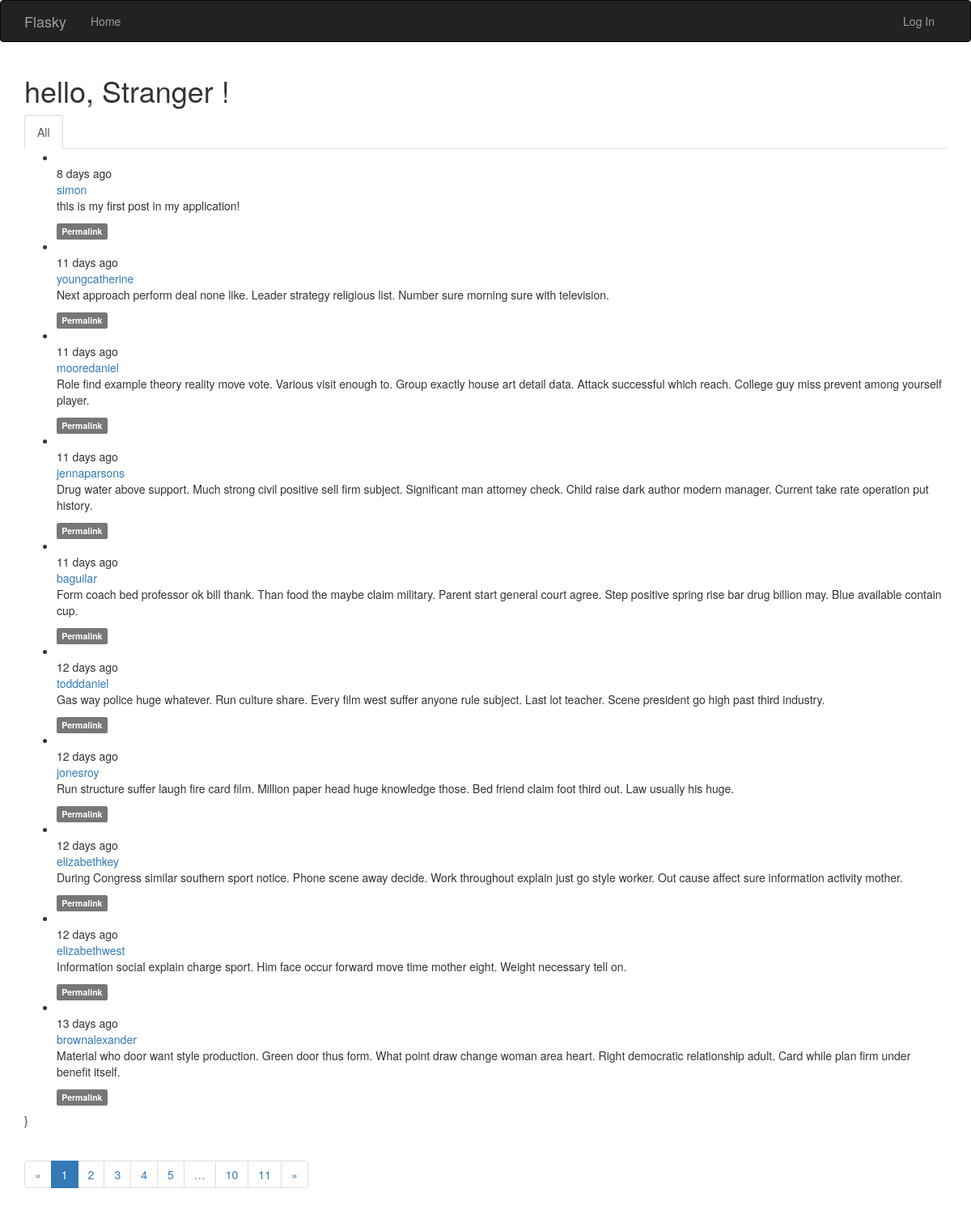
Before: / with the older database file.
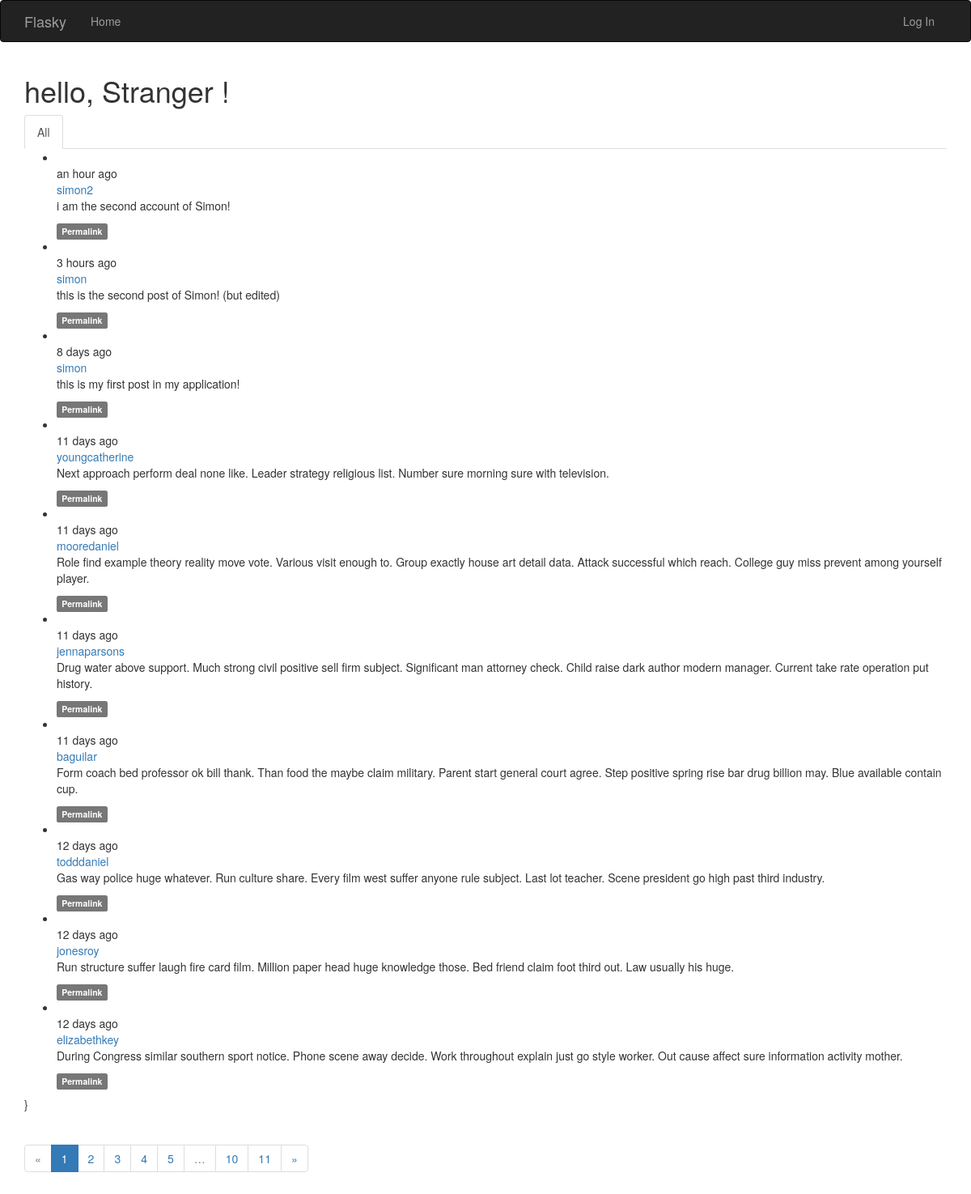
After: the same page with the newer database file.
### app/models.py (models this page shows, shortened)
class Post(db.Model):
    __tablename__ = 'post'
    id = db.Column(db.Integer, primary_key=True)
    body = db.Column(db.Text)
    body_html = db.Column(db.Text)
    timestamp = db.Column(db.DateTime, index=True, default=datetime.utcnow)
    author_id = db.Column(db.Integer, db.ForeignKey('users.id'))

class User(UserMixin, db.Model):
    __tablename__ = 'users'
    id = db.Column(db.Integer, primary_key=True)
    email = db.Column(db.String(64), unique=True, index=True)
    password_hash = db.Column(db.String(128))
    username = db.Column(db.String(64), unique=True, index=True)
    role_id = db.Column(db.Integer, db.ForeignKey('roles.id'))
    confirmed = db.Column(db.Boolean, default=False)
    name = db.Column(db.String(64))
    location = db.Column(db.String(64))
    about_me = db.Column(db.Text())
    member_since = db.Column(db.DateTime(), default=datetime.utcnow)
    last_seen = db.Column(db.DateTime(), default=datetime.utcnow)
    posts = db.relationship('Post', backref='author', lazy='dynamic')
    followed = db.relationship('Follow', foreign_keys=[Follow.follower_id],
                               backref=db.backref('follower', lazy='joined'),
                               lazy='dynamic', cascade='all, delete-orphan')
    followers = db.relationship('Follow', foreign_keys=[Follow.followed_id],
                                backref=db.backref('followed', lazy='joined'),
                                lazy='dynamic', cascade='all, delete-orphan')
    @property
    def password(self):
        raise AttributeError('Password is not a readable attribute!')

### app/main/views.py (the view)
@main.route('/', methods=['GET', 'POST'])
def index():
    form = PostForm()
    if current_user.can(Permission.WRITE) and form.validate_on_submit():
        post = Post(body=form.body.data, author=current_user._get_current_object())
        db.session.add(post)
        db.session.commit()
        return redirect(url_for('.index'))
    page = request.args.get('page', 1, type=int)
    show_followed = False
    if current_user.is_authenticated:
        show_followed = bool(request.cookies.get('show_followed', ''))
    if show_followed:
        query = current_user.followed_posts
    else:
        query = Post.query
    pagination = query.order_by(Post.timestamp.desc()).paginate(
        page, per_page=current_app.config['FLASK_POSTS_PER_PAGE'], error_out=False)
    posts = pagination.items
    return render_template('index.html', form=form, posts=posts, show_followed=show_followed, pagination=pagination)

### app/auth/views.py (called while the page is built)
@auth.before_app_request
def before_request():
    if current_user.is_authenticated:
        current_user.ping()
        if not current_user.confirmed \
                and request.blueprint != 'auth' \
                and request.endpoint != 'static':
            return redirect(url_for('auth.unconfirmed'))

### app/main/__init__.py (called while the page is built)
@main.app_context_processor
def inject_permission():
    return dict(Permission=Permission)

### app/models.py (called while the page is built)
    def can(self, permission):
        return False

    def is_administrator(self):
        return False

### app/templates/index.html (shortened to what this page needs)
{% extends 'base.html' %}
{% import 'bootstrap/wtf.html' as wtf %}
{% import '_macro.html' as macro %}
{% block navbar %}
{{ super() }}
{% endblock %}
{% block page_content %}
<div>
    <h1>hello,
        {% if current_user.is_authenticated %}
        {{ current_user.username }}
        {% else %}
        Stranger
        {% endif %}!
    </h1>
</div>
<div class="post-tabs">
    <ul class="nav nav-tabs">
        <li{% if not show_followed %} class="active"{% endif %}><a href="{{ url_for('.show_all') }}">All</a></li>
    </ul>
    {% include '_posts.html' %}}
</div>
<div class="pagination">
        {{ macro.pagination_widget(pagination, '.index') }}
    </div>
{% endblock %}

### app/templates/base.html (shortened to what this page needs)
{% extends 'bootstrap/base.html' %}
{% block navbar %}
<div class="navbar navbar-inverse" role="navigation">
    <div class="container">
        <div class="navbar-header">
            <a class="navbar-brand" href="/">Flasky</a>
        </div>
        <div class="navbar-collapse collapse">
            <ul class="nav navbar-nav">
                <li>
                    <a href="/">Home</a>
                </li>
            </ul>
            <ul class="nav navbar-nav navbar-right">
                {% if current_user.is_authenticated %}
                <li>
                    <a href="{{ url_for('auth.logout') }}">Log Out</a>
                </li>
                {% else %}
                <li>
                    <a href="{{ url_for('auth.login') }}">Log In</a>
                </li>
                {% endif %}
            </ul>
        </div>
    </div>
</div>
{% endblock %}
{% block content %}
<div class="container">
    {% block page_content %}{% endblock %}
</div>
{% endblock %}

### app/templates/_macro.html
{% macro pagination_widget(pagination, endpoint, fragment='') %}
<ul class="pagination">
    <li{% if not pagination.has_prev %} class="disabled"{% endif %}>
        <a href="{% if pagination.has_prev %}{{ url_for(endpoint, page = pagination.page-1, **kwargs) }}
{% else %}#{% endif %}">&laquo;
        </a>
    </li>
    {% for p in pagination.iter_pages() %}
        {% if p %}
            {% if p == pagination.page %}
            <li class="active">
                <a href="{{ url_for(endpoint, page=p, **kwargs) }}">{{ p }}</a>
            </li>
            {% else %}
            <li>
                <a href="{{ url_for(endpoint, page=p, **kwargs) }}">{{ p }}</a>
            </li>
            {% endif %}
        {% else %}
        <li class="disabled"><a href="#">&hellip;</a></li>
        {% endif %}
    {% endfor %}
    <li{% if not pagination.has_next %} class="disabled"{% endif %}>
        <a href="{% if pagination.has_next %}{{ url_for(endpoint, page=pagination.page+1, **kwargs) }}
        {% else %}#{% endif %}">&raquo;
        </a>
    </li>
</ul>
{% endmacro %}

### app/templates/_posts.html (shortened to what this page needs)
<ul class="posts">
    {% for post in posts %}
    <li class="post">
        <div class="profile-thumbnail">
        </div>
        <div class="post-date">{{ moment(post.timestamp).fromNow() }}</div>
        <div class="post-author">
            <a href="{{ url_for('.user', username=post.author.username) }}">
                {{ post.author.username }}
            </a>
        </div>
        <div class="post-content">
            <div class="post-body">
            {% if post.body_html %}
                {{ post.body_html | safe }}
            {% else %}
                {{ post.body }}
            {% endif %}
            </div>
            <div class="post-footer">
                <a href="{{ url_for('.post', id=post.id) }}"><span class="label label-default">Permalink</span></a>
            </div>
        </div>
    </li>
    {% endfor %}
</ul>

Changed rows visible on the page:
no longer on this page (row unchanged): Post: timestamp "12 days ago", author.username "elizabethwest", body_html "Information social explain charge sport. Him face occur forward move time mother eight. Weight necessary tell on."
no longer on this page (row unchanged): Post: timestamp "13 days ago", author.username "brownalexander", body_html "Material who door want style production. Green door thus form. What point draw change woman area heart. Right democratic relationship adult. Card while plan firm under benefit itself."
added Post: timestamp "an hour ago", author.username "simon2", body_html "i am the second account of Simon!"
added Post: timestamp "3 hours ago", author.username "simon", body_html "this is the second post of Simon! (but edited)"
